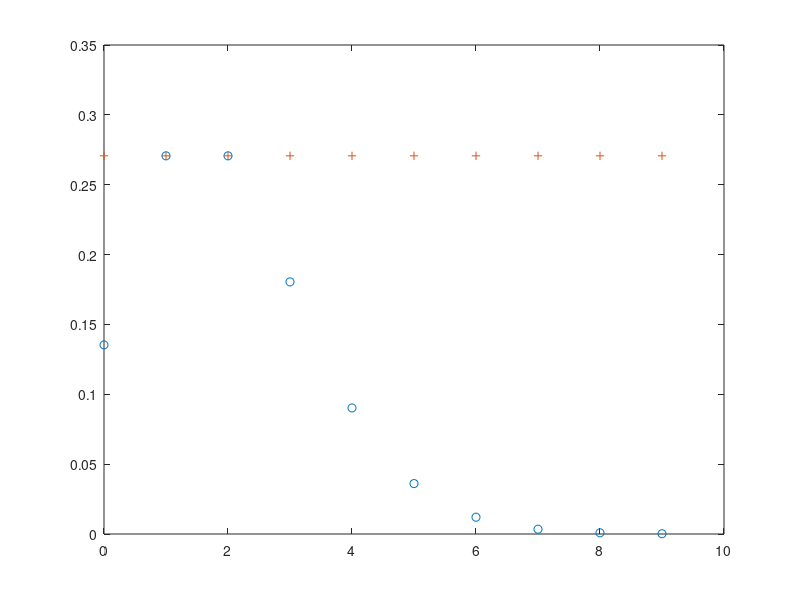

MATLAB code for this plot:
clear
close all

N=10;
x=(0:N-1)';
p = poisspdf(x,2);

figure
plot(x,p,'o')

q = ones(N,1)/N;
c = max(p./q);

hold on;
plot(x,c*q,'+')

n=10; nn=100;
X=zeros(n,1);
count=0; Y=zeros(n,1);
%R=p./(c*q)
for j=1:nn
    U1=rand(1,1);
    Y(j,1)=round((N-1)*U1)+1;
    U2=rand(1,1);
    if (U2<=p(Y(j,1),1)/(c*q(Y(j,1),1)))
        count=count+1;
        X(count,1)=Y(j,1);
    end
    if (count==n)
        return;
    end
end